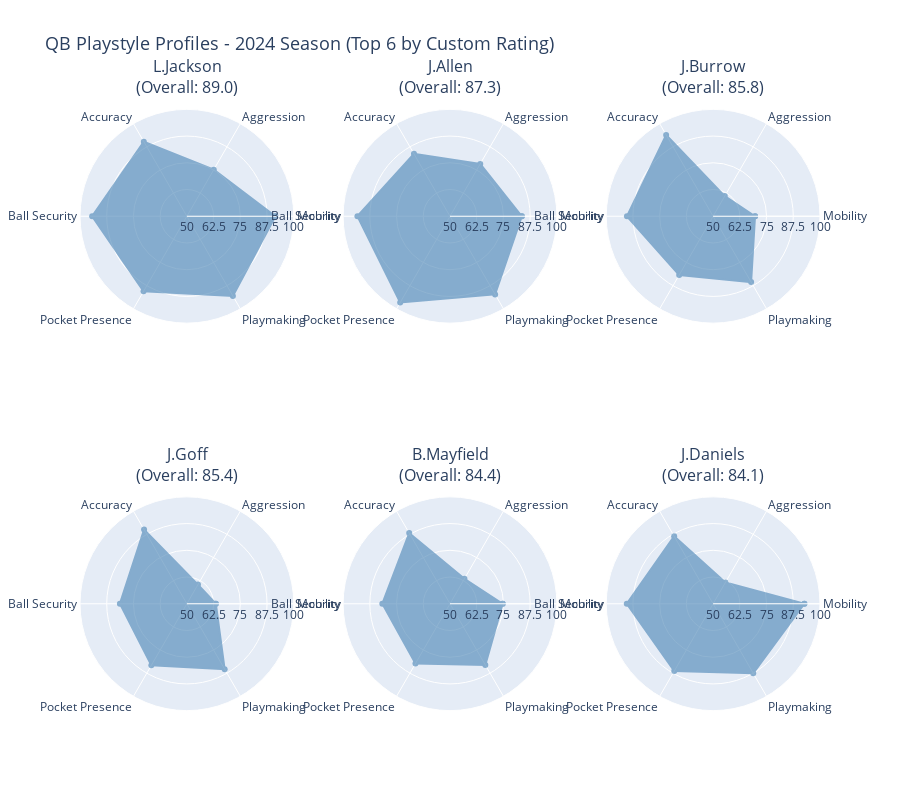

The code cell stored with this chart in its notebook:
### Markdown cell above
## 9. Visualize Playstyle Ratings

Create radar charts showing the 6 playstyle dimensions for top QBs.
Requires plotly for interactive visualization.

### Code cell
# Radar chart for top QBs in 2024
try:
    import plotly.graph_objects as go
    from plotly.subplots import make_subplots

    # Select top 6 QBs from 2024
    top_qbs_2024 = df_model[df_model['season'] == 2024].nlargest(6, 'custom_rating')

    if len(top_qbs_2024) > 0:
        categories = ['Mobility', 'Aggression', 'Accuracy', 'Ball Security', 'Pocket Presence', 'Playmaking']
        
        # Create subplots
        fig = make_subplots(
            rows=2, cols=3,
            subplot_titles=[f"{row['player_name']}<br>(Overall: {row['custom_rating']:.1f})" 
                           for _, row in top_qbs_2024.iterrows()],
            specs=[[{'type': 'polar'}] * 3 for _ in range(2)]
        )
        
        for idx, (_, qb) in enumerate(top_qbs_2024.iterrows()):
            row_pos = idx // 3 + 1
            col_pos = idx % 3 + 1
            
            values = [
                qb['mobility_rating'],
                qb['aggression_rating'],
                qb['accuracy_rating'],
                qb['ball_security_rating'],
                qb['pocket_presence_rating'],
                qb['playmaking_rating']
            ]
            
            # Close the radar
            values_closed = values + [values[0]]
            categories_closed = categories + [categories[0]]
            
            fig.add_trace(
                go.Scatterpolar(
                    r=values_closed,
                    theta=categories_closed,
                    fill='toself',
                    line_color='steelblue',
                    fillcolor='steelblue',
                    opacity=0.6,
                    name=qb['player_name'],
                    showlegend=False
                ),
                row=row_pos, col=col_pos
            )
        
        # Update polar axes (50-100 scale)
        for i in range(1, 7):
            fig.update_polars(
                radialaxis=dict(
                    visible=True,
                    range=[50, 100],
                    showticklabels=True,
                    tickmode='array',
                    tickvals=[50, 62.5, 75, 87.5, 100]
                ),
                row=(i - 1) // 3 + 1,
                col=(i - 1) % 3 + 1
            )
        
        fig.update_layout(
            title_text="QB Playstyle Profiles - 2024 Season (Top 6 by Custom Rating)",
            title_font_size=18,
            height=800,
            showlegend=False
        )
        
        fig.show()
    else:
        print("No 2024 data available for radar charts")
        
except ImportError:
    print("⚠️ Plotly not installed. Skipping radar charts.")
    print("   Install with: pip install plotly")
    print("\n   Showing simple bar chart instead:\n")
    
    # Fallback: Simple matplotlib visualization
    top_qbs_2024 = df_model[df_model['season'] == 2024].nlargest(6, 'custom_rating')
    
    if len(top_qbs_2024) > 0:
        fig, axes = plt.subplots(2, 3, figsize=(18, 10))
        categories = ['Mobility', 'Aggression', 'Accuracy', 'Ball Security', 'Pocket Presence', 'Playmaking']
        
        for idx, (_, qb) in enumerate(top_qbs_2024.iterrows()):
            row_pos = idx // 3
            col_pos = idx % 3
            
            values = [
                qb['mobility_rating'],
                qb['aggression_rating'],
                qb['accuracy_rating'],
                qb['ball_security_rating'],
                qb['pocket_presence_rating'],
                qb['playmaking_rating']
            ]
            
            axes[row_pos, col_pos].barh(categories, values, color='steelblue', alpha=0.7)
            axes[row_pos, col_pos].set_xlim(50, 100)  # 50-100 scale
            axes[row_pos, col_pos].set_title(f"{qb['player_name']}\n(Overall: {qb['custom_rating']:.1f})", 
                                            fontweight='bold')
            axes[row_pos, col_pos].grid(axis='x', alpha=0.3)
        
        plt.tight_layout()
        plt.show()

### Figure 1 — Plotly figure (JSON) as saved in the notebook; plotly's stock layout.template omitted (floating-point values rounded to 4 significant figures)
{"data": [{"fill": "toself", "fillcolor": "steelblue", "line": {"color": "steelblue"}, "name": "L.Jackson", "opacity": 0.6, "r": [91.39, 75.13, 90.28, 94.33, 90.55, 93.04, 91.39], "showlegend": false, "subplot": "polar", "theta": ["Mobility", "Aggression", "Accuracy", "Ball Security", "Pocket Presence", "Playmaking", "Mobility"], "type": "scatterpolar"}, {"fill": "toself", "fillcolor": "steelblue", "line": {"color": "steelblue"}, "name": "J.Allen", "opacity": 0.6, "r": [83.59, 78.28, 83.7, 93.31, 96.6, 92.21, 83.59], "showlegend": false, "subplot": "polar2", "theta": ["Mobility", "Aggression", "Accuracy", "Ball Security", "Pocket Presence", "Playmaking", "Mobility"], "type": "scatterpolar"}, {"fill": "toself", "fillcolor": "steelblue", "line": {"color": "steelblue"}, "name": "J.Burrow", "opacity": 0.6, "r": [69.61, 60.89, 93.93, 90.31, 81.74, 85.57, 69.61], "showlegend": false, "subplot": "polar3", "theta": ["Mobility", "Aggression", "Accuracy", "Ball Security", "Pocket Presence", "Playmaking", "Mobility"], "type": "scatterpolar"}, {"fill": "toself", "fillcolor": "steelblue", "line": {"color": "steelblue"}, "name": "J.Goff", "opacity": 0.6, "r": [63.54, 60.35, 90.05, 81.34, 83.23, 85.32, 63.54], "showlegend": false, "subplot": "polar4", "theta": ["Mobility", "Aggression", "Accuracy", "Ball Security", "Pocket Presence", "Playmaking", "Mobility"], "type": "scatterpolar"}, {"fill": "toself", "fillcolor": "steelblue", "line": {"color": "steelblue"}, "name": "B.Mayfield", "opacity": 0.6, "r": [74.64, 63.5, 88.16, 81.66, 82.29, 83.05, 74.64], "showlegend": false, "subplot": "polar5", "theta": ["Mobility", "Aggression", "Accuracy", "Ball Security", "Pocket Presence", "Playmaking", "Mobility"], "type": "scatterpolar"}, {"fill": "toself", "fillcolor": "steelblue", "line": {"color": "steelblue"}, "name": "J.Daniels", "opacity": 0.6, "r": [92.69, 61.53, 86.44, 90.38, 86.35, 87.54, 92.69], "showlegend": false, "subplot": "polar6", "theta": ["Mobility", "Aggression", "Accuracy", "Ball Security", "Pocket Presence", "Playmaking", "Mobility"], "type": "scatterpolar"}], "layout": {"annotations": [{"font": {"size": 16}, "showarrow": false, "text": "L.Jackson<br>(Overall: 89.0)", "x": 0.1444, "xanchor": "center", "xref": "paper", "y": 1, "yanchor": "bottom", "yref": "paper"}, {"font": {"size": 16}, "showarrow": false, "text": "J.Allen<br>(Overall: 87.3)", "x": 0.5, "xanchor": "center", "xref": "paper", "y": 1, "yanchor": "bottom", "yref": "paper"}, {"font": {"size": 16}, "showarrow": false, "text": "J.Burrow<br>(Overall: 85.8)", "x": 0.8556, "xanchor": "center", "xref": "paper", "y": 1, "yanchor": "bottom", "yref": "paper"}, {"font": {"size": 16}, "showarrow": false, "text": "J.Goff<br>(Overall: 85.4)", "x": 0.1444, "xanchor": "center", "xref": "paper", "y": 0.375, "yanchor": "bottom", "yref": "paper"}, {"font": {"size": 16}, "showarrow": false, "text": "B.Mayfield<br>(Overall: 84.4)", "x": 0.5, "xanchor": "center", "xref": "paper", "y": 0.375, "yanchor": "bottom", "yref": "paper"}, {"font": {"size": 16}, "showarrow": false, "text": "J.Daniels<br>(Overall: 84.1)", "x": 0.8556, "xanchor": "center", "xref": "paper", "y": 0.375, "yanchor": "bottom", "yref": "paper"}], "height": 800, "polar": {"domain": {"x": [0, 0.2889], "y": [0.625, 1]}, "radialaxis": {"range": [50, 100], "showticklabels": true, "tickmode": "array", "tickvals": [50, 62.5, 75, 87.5, 100], "visible": true}}, "polar2": {"domain": {"x": [0.3556, 0.6444], "y": [0.625, 1]}, "radialaxis": {"range": [50, 100], "showticklabels": true, "tickmode": "array", "tickvals": [50, 62.5, 75, 87.5, 100], "visible": true}}, "polar3": {"domain": {"x": [0.7111, 1], "y": [0.625, 1]}, "radialaxis": {"range": [50, 100], "showticklabels": true, "tickmode": "array", "tickvals": [50, 62.5, 75, 87.5, 100], "visible": true}}, "polar4": {"domain": {"x": [0, 0.2889], "y": [0, 0.375]}, "radialaxis": {"range": [50, 100], "showticklabels": true, "tickmode": "array", "tickvals": [50, 62.5, 75, 87.5, 100], "visible": true}}, "polar5": {"domain": {"x": [0.3556, 0.6444], "y": [0, 0.375]}, "radialaxis": {"range": [50, 100], "showticklabels": true, "tickmode": "array", "tickvals": [50, 62.5, 75, 87.5, 100], "visible": true}}, "polar6": {"domain": {"x": [0.7111, 1], "y": [0, 0.375]}, "radialaxis": {"range": [50, 100], "showticklabels": true, "tickmode": "array", "tickvals": [50, 62.5, 75, 87.5, 100], "visible": true}}, "showlegend": false, "title": {"font": {"size": 18}, "text": "QB Playstyle Profiles - 2024 Season (Top 6 by Custom Rating)"}}}
